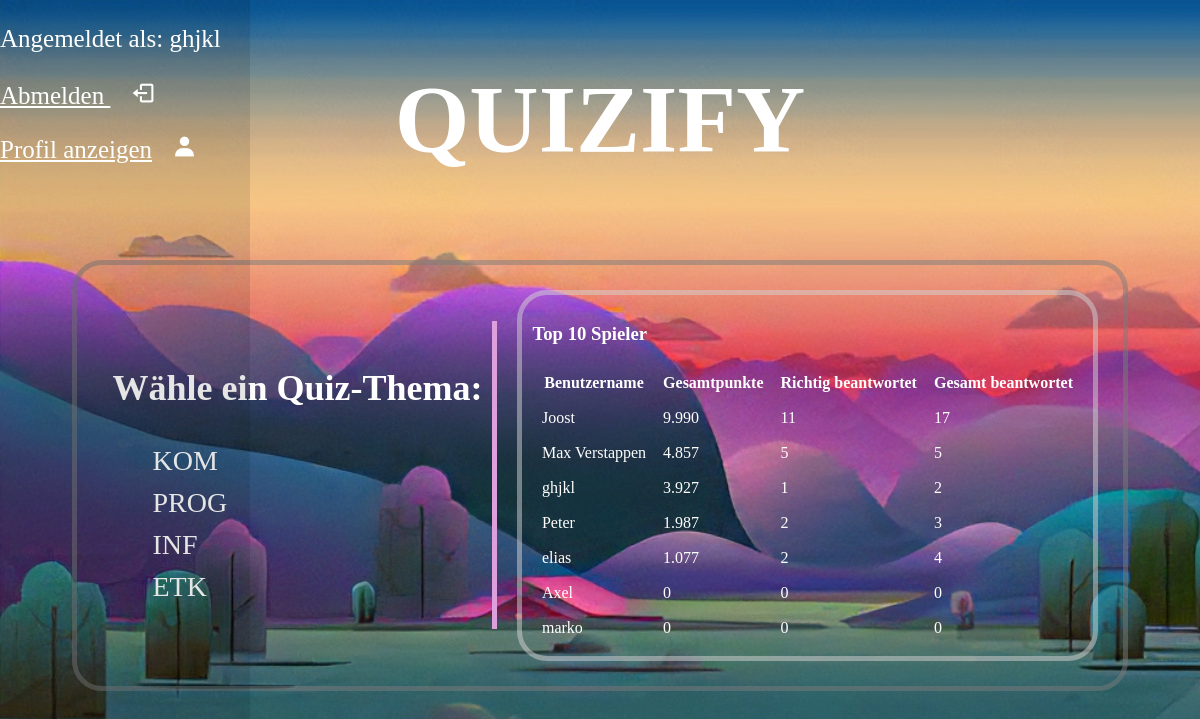
The page /hauptseite.php (signed in) on the database its author committed.
### tables this page shows
CREATE TABLE `userdaten` (
  `ID` int(11) NOT NULL,
  `username` varchar(50) NOT NULL,
  `passwort` varchar(100) NOT NULL,
  `gesamt_punkte` int(11) NOT NULL DEFAULT 0,
  `richtig_beantwortet` int(11) NOT NULL DEFAULT 0,
  `gesamt_fragen` int(11) NOT NULL DEFAULT 0
);

### hauptseite.php (the view, shortened to what this page needs)
<link rel="stylesheet" href="hauptseite.css">
<link href='https://unpkg.com/boxicons@2.1.4/css/boxicons.min.css' rel='stylesheet'>
<?php
include 'config.php';
?>
<!DOCTYPE html>
<html lang="en">
<head>
</head>
<body>
<h1 class="title">QUIZIFY</h1>
<?php
$con = new mysqli($servername, $username, $password, $dbname);
$sql = "SELECT username, gesamt_punkte, richtig_beantwortet, gesamt_fragen
        FROM userdaten
        ORDER BY gesamt_punkte DESC
        LIMIT 10";
$result = mysqli_query($con, $sql);
echo "<div class='container1'>";
echo"
<div class='quizs'>
<h3>Wähle ein Quiz-Thema:</h3>
<ul>
<li><a href='quiz.php?thema=1'>KOM</a></li>
<li><a href='quiz.php?thema=2'>PROG</a></li>
<li><a href='quiz.php?thema=3'>INF</a></li>
<li><a href='quiz.php?thema=4'>ETK</a></li>
</ul>
</div>
";
if ($result && mysqli_num_rows($result) > 0) {
    echo"<div class='top'>";
    echo "<h3>Top 10 Spieler</h3>";
    echo "<table>";
    echo "<tr><th>Benutzername</th><th>Gesamtpunkte</th><th>Richtig beantwortet</th><th>Gesamt beantwortet</th></tr>";
    while ($row = mysqli_fetch_assoc($result)) {
        echo "<tr>";
        echo "<td>" . $row['username'] . "</td>";
        echo "<td>" . number_format($row['gesamt_punkte'], 0, ',', '.') . "</td>";
        echo "<td>" . number_format($row['richtig_beantwortet'], 0, ',', '.') . "</td>";
        echo "<td>" . number_format($row['gesamt_fragen'], 0, ',', '.') . "</td>";
        echo "</tr>";
    }
    echo "</table>";
    echo"</div>";
} else {
    echo"<div class='top'>";
    echo "Keine Daten verfügbar.";
    echo"</div>";
}
echo"</div>";
echo   "<nav class='sidebar'>";
        if (isset($_SESSION['benutzername'])) {
            echo "<p>Angemeldet als: " . $_SESSION['benutzername'] . "<br><br> <a href='abmelden.php'>Abmelden
            <i class='bx bx-log-out' ></i></a></p>";
            echo "<p><a href='profil.php'>Profil anzeigen<i class='bx bxs-user'></i></a></p>";
        } else {
            echo "<p><a href='login_form.htm'>Anmelden</a> | <a href='regestrieren_form.htm'>Registrieren</a></p>";
        }
        ?>
    </nav>
</body>
</html>

### hauptseite.css (style rules this page uses)
body { display: flex; flex-direction: column; align-items: center; margin: 0; padding: 0; background: url('slika.jpeg'); background-size: cover; background-position: fill; color:white; }
.title { font-weight: 700; font-size:6rem; }
.container1 { display: flex; justify-content: center; align-items: center; padding: 15px; border:5px solid rgba(125, 125,125,0.5); border-radius:30px; width: fit-content; margin-top: 20px; }
.quizs { margin:10px; padding:10px; border-right: 5px solid plum; }
.quizs h3 { font-size:36px; }
.quizs ul { list-style-type: none; }
.quizs li { margin-bottom: 10px; }
.quizs a { text-decoration: none; color:white; font-size: 28px; font-weight: 500; }
.top { margin:10px; padding:10px; border:5px solid rgba(214, 211, 211, 0.5); border-radius:30px; }
.top td { padding: 7.5px; }
.top th { padding: 7.5px; }
.sidebar { flex-direction: column; justify-content: center; align-items: center; position:absolute; overflow: hidden; top:0; left: 0; width: 250px; height: 100%; background: #3949ab; transition: all 0.4s; background-color: rgba(0, 0, 0, 0.1); font-size:25px; }
.sidebar a { justify-content: center; align-items: center; text-align: center; text-decoration:underline; color:white; }
.sidebar i { padding-left:20px; }

### rows shown on the page
userdaten: username "Joost", gesamt_punkte "9.990", richtig_beantwortet "11", gesamt_fragen "17"
userdaten: username "Max Verstappen", gesamt_punkte "4.857", richtig_beantwortet "5", gesamt_fragen "5"
userdaten: username "ghjkl", gesamt_punkte "3.927", richtig_beantwortet "1", gesamt_fragen "2"
userdaten: username "Peter", gesamt_punkte "1.987", richtig_beantwortet "2", gesamt_fragen "3"
userdaten: username "elias", gesamt_punkte "1.077", richtig_beantwortet "2", gesamt_fragen "4"
userdaten: username "Axel", gesamt_punkte "0", richtig_beantwortet "0", gesamt_fragen "0"
userdaten: username "marko", gesamt_punkte "0", richtig_beantwortet "0", gesamt_fragen "0"

### other values the page prints
$_SESSION['benutzername'] "ghjkl"
